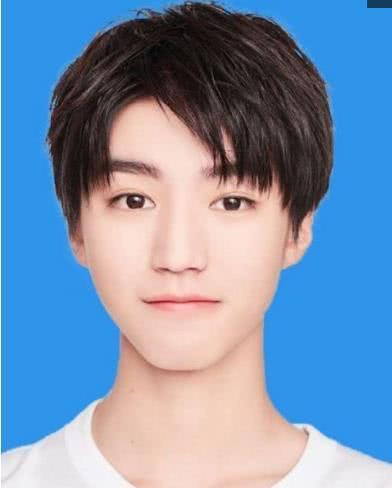
#> input picture PhotoChange/boy.jpg, 392 x 488 px
$ python PhotoChange.py
#> lines starting #> are read from the running program, lines starting #| are printed output that depends on the picture; after the words box and inside, x2 and y2 are one past the last pixel; in counts of white or black regions, pixels touching at a corner belong together
import cv2

import numpy as np

# Read photo

img=cv2.imread('boy.jpg')
#> img is the input picture: shape (488, 392, 3); mean B, G, R 175.7, 145.7, 120.2

# Image zoom

img = cv2.resize(img,None,fx=0.5,fy=0.5)
#> img: shape (244, 196, 3)

rows,cols,channels = img.shape
#> rows = 244; cols = 196; channels = 3

print(rows,cols,channels)
#| 244 196 3

cv2.imshow('img',img)

# Convert picture to grayscale

hsv = cv2.cvtColor(img,cv2.COLOR_BGR2HSV)
#> hsv: shape (244, 196, 3); mean H, S, V 59.7, 118.2, 196.2

cv2.imshow('hsv',hsv)

# Image binarization processing

lower_blue=np.array([90,70,70])

upper_blue=np.array([110,255,255])

mask = cv2.inRange(hsv, lower_blue, upper_blue)
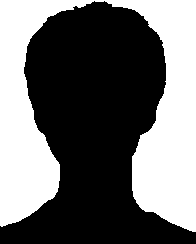
#> mask: shape (244, 196); 42.2% white; 1 white region, box (x1, y1, x2, y2) and area: (0, 0, 196, 232) 20188

#erode& dilate

erode=cv2.erode(mask,None,iterations=1)
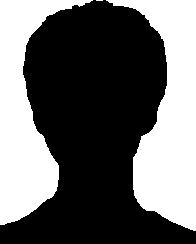
#> erode: shape (244, 196); 40.5% white; 3 white regions (1 under 20 px), largest, box (x1, y1, x2, y2) and area: (106, 0, 196, 231) 10394, (0, 0, 93, 225) 8981

cv2.imshow('erode',erode)

dilate=cv2.dilate(erode,None,iterations=1)
#> dilate: shape (244, 196); 42.2% white; 3 white regions (1 under 20 px), largest, box (x1, y1, x2, y2) and area: (105, 0, 196, 232) 10784, (0, 0, 94, 226) 9376

cv2.imshow('dilate',dilate)

#Traversal replacement
for i in range(rows):
  for j in range(cols):
      if dilate[i, j] == 255:
          img[i, j] = (0, 0, 255)
      # img = cv2.flip(img, 1)	#Image inversion, 1: Horizontal flipping 0: Vertical flipping -1: Horizontal and vertical flipping

  cv2.imshow('res',img)
#> this loop made 244 passes
#> pass 1, `cv2.imshow('res',img)`:
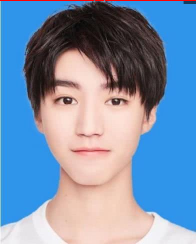
#> window 'res': shape (244, 196, 3); mean B, G, R 175, 145.2, 121.1
#> pass 2, `cv2.imshow('res',img)`:
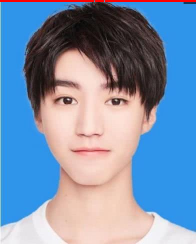
#> window 'res': shape (244, 196, 3); mean B, G, R 174.1, 144.7, 122
#> after the loop:
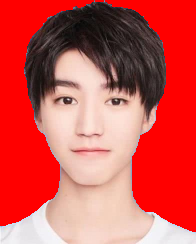
#> img: shape (244, 196, 3); mean B, G, R 78.9, 83.2, 206.3

# Window waiting command, 0 means infinite waiting
k = cv2.waitKey(0)  #Listen to keyboard events
#> (key Esc is pressed here)
if k == ord('s'):   #Press the s key on the keyboard to save the picture to the desktop
  font = cv2.FONT_HERSHEY_DUPLEX
  # The parameters are: graffiti picture, graffiti text, location, font, font size, font color, font brush thickness
  img = cv2.putText(img,"boy",(10,30),font,0.5,(0,0,0),2)
  cv2.imwrite(r'C:\\Users\\Administrator\\Desktop\\boy3.jpg',img, [int(cv2.IMWRITE_JPEG_QUALITY),100])
  cv2.destroyWindow('res')  #Destroy the "res" window after saving
else:
  cv2.destroyAllWindows()
cv2.waitKey(0)
